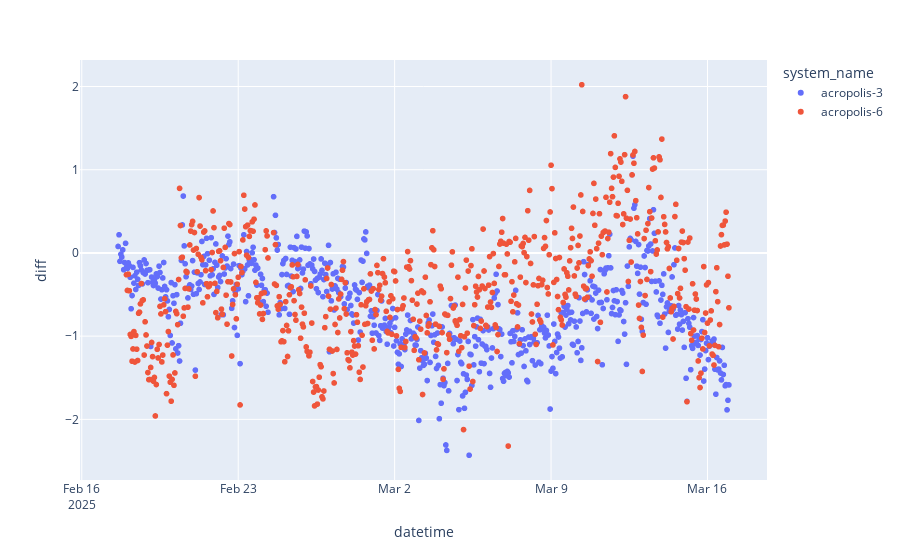
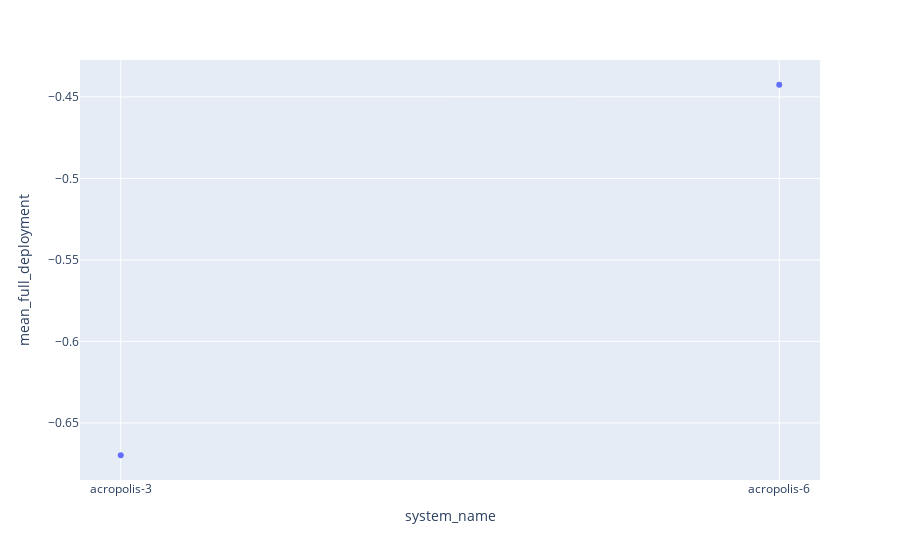
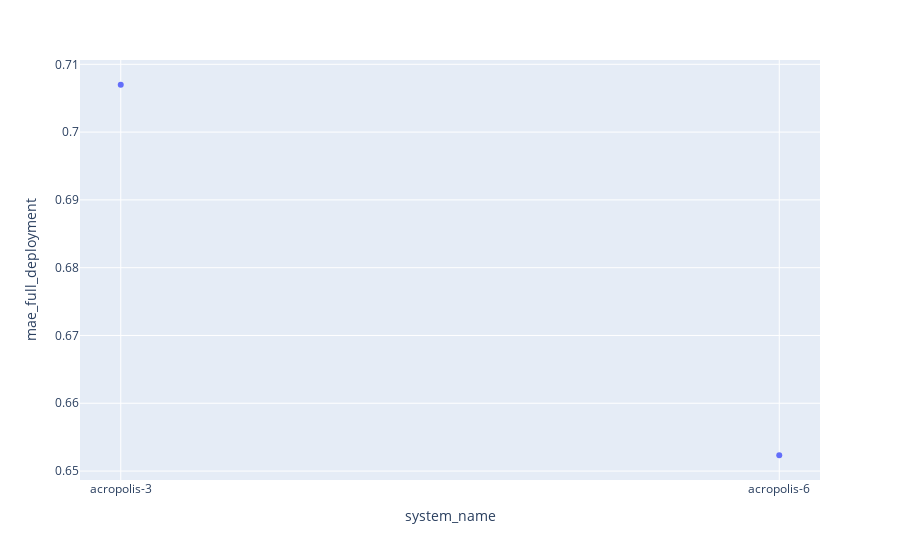
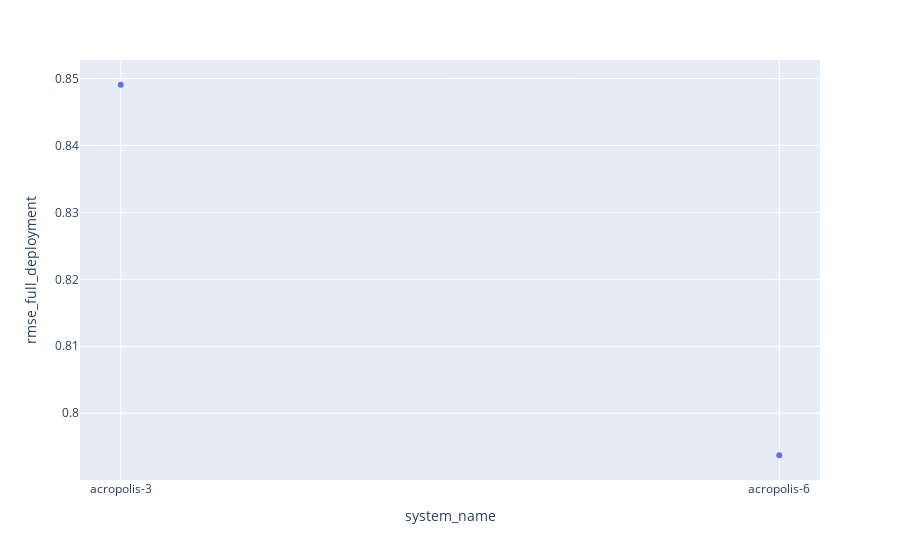

Write notebook code for charts like these, in order.
### Code cell
fig = px.scatter(df, x="datetime", y="diff", color = "system_name")
fig.show()
fig = px.scatter(df_sbs, x="system_name", y="mean_full_deployment")
fig.show()
fig = px.scatter(df_sbs, x="system_name", y="mae_full_deployment")
fig.show()
fig = px.scatter(df_sbs, x="system_name", y="rmse_full_deployment")
fig.show()

### Figure 1 — Plotly figure (JSON) as saved in the notebook; plotly's stock layout.template omitted (floating-point values rounded to 4 significant figures; data arrays with more than 128 entries replaced by an {"elided": "..."} marker saying what was removed)
{"data": [{"hovertemplate": "system_name=acropolis-3<br>datetime=%{x}<br>diff=%{y}<extra></extra>", "legendgroup": "acropolis-3", "marker": {"color": "#636efa", "symbol": "circle"}, "mode": "markers", "name": "acropolis-3", "showlegend": true, "type": "scattergl", "x": {"elided": "652 str values"}, "xaxis": "x", "y": {"elided": "652 float values"}, "yaxis": "y"}, {"hovertemplate": "system_name=acropolis-6<br>datetime=%{x}<br>diff=%{y}<extra></extra>", "legendgroup": "acropolis-6", "marker": {"color": "#EF553B", "symbol": "circle"}, "mode": "markers", "name": "acropolis-6", "showlegend": true, "type": "scattergl", "x": {"elided": "643 str values"}, "xaxis": "x", "y": {"elided": "643 float values"}, "yaxis": "y"}], "layout": {"legend": {"title": {"text": "system_name"}, "tracegroupgap": 0}, "margin": {"t": 60}, "xaxis": {"anchor": "y", "domain": [0, 1], "title": {"text": "datetime"}}, "yaxis": {"anchor": "x", "domain": [0, 1], "title": {"text": "diff"}}}}

### Figure 2 — Plotly figure (JSON) as saved in the notebook; plotly's stock layout.template omitted (floating-point values rounded to 4 significant figures)
{"data": [{"hovertemplate": "system_name=%{x}<br>mean_full_deployment=%{y}<extra></extra>", "legendgroup": "", "marker": {"color": "#636efa", "symbol": "circle"}, "mode": "markers", "name": "", "orientation": "v", "showlegend": false, "type": "scatter", "x": ["acropolis-3", "acropolis-6"], "xaxis": "x", "y": [-0.6698, -0.4426], "yaxis": "y"}], "layout": {"legend": {"tracegroupgap": 0}, "margin": {"t": 60}, "xaxis": {"anchor": "y", "domain": [0, 1], "title": {"text": "system_name"}}, "yaxis": {"anchor": "x", "domain": [0, 1], "title": {"text": "mean_full_deployment"}}}}

### Figure 3 — Plotly figure (JSON) as saved in the notebook; plotly's stock layout.template omitted (floating-point values rounded to 4 significant figures)
{"data": [{"hovertemplate": "system_name=%{x}<br>mae_full_deployment=%{y}<extra></extra>", "legendgroup": "", "marker": {"color": "#636efa", "symbol": "circle"}, "mode": "markers", "name": "", "orientation": "v", "showlegend": false, "type": "scatter", "x": ["acropolis-3", "acropolis-6"], "xaxis": "x", "y": [0.707, 0.6523], "yaxis": "y"}], "layout": {"legend": {"tracegroupgap": 0}, "margin": {"t": 60}, "xaxis": {"anchor": "y", "domain": [0, 1], "title": {"text": "system_name"}}, "yaxis": {"anchor": "x", "domain": [0, 1], "title": {"text": "mae_full_deployment"}}}}

### Figure 4 — Plotly figure (JSON) as saved in the notebook; plotly's stock layout.template omitted (floating-point values rounded to 4 significant figures)
{"data": [{"hovertemplate": "system_name=%{x}<br>rmse_full_deployment=%{y}<extra></extra>", "legendgroup": "", "marker": {"color": "#636efa", "symbol": "circle"}, "mode": "markers", "name": "", "orientation": "v", "showlegend": false, "type": "scatter", "x": ["acropolis-3", "acropolis-6"], "xaxis": "x", "y": [0.8491, 0.7937], "yaxis": "y"}], "layout": {"legend": {"tracegroupgap": 0}, "margin": {"t": 60}, "xaxis": {"anchor": "y", "domain": [0, 1], "title": {"text": "system_name"}}, "yaxis": {"anchor": "x", "domain": [0, 1], "title": {"text": "rmse_full_deployment"}}}}
